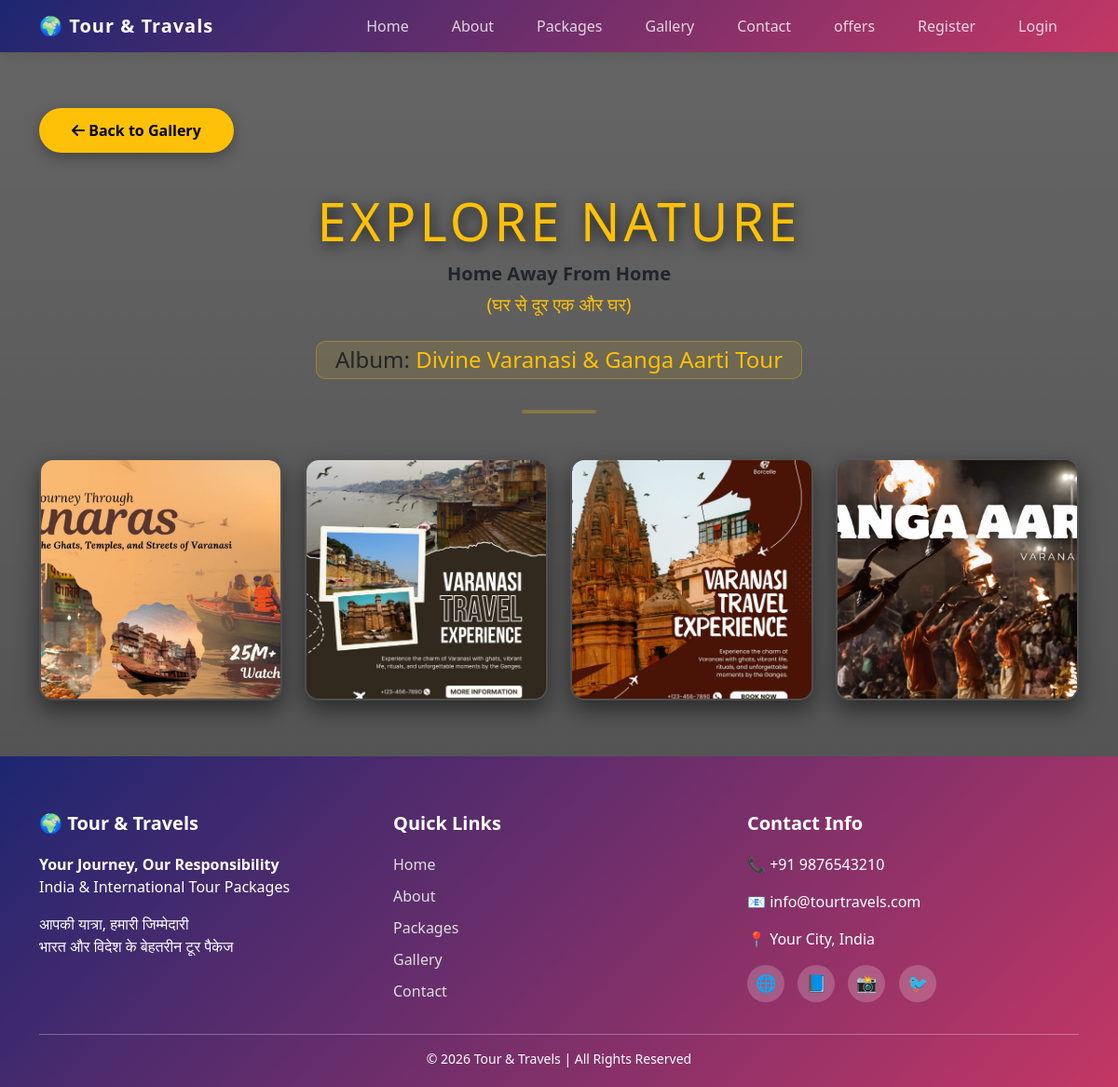
Page /view_gallery.php?package_id=20 on the committed database.
### tables this page shows
CREATE TABLE `packages` (
  `id` int(11) NOT NULL,
  `p_name` varchar(255) NOT NULL,
  `p_location` varchar(100) NOT NULL,
  `p_price` decimal(10,2) NOT NULL,
  `p_transport` varchar(50) DEFAULT NULL,
  `p_transport_image` varchar(255) DEFAULT NULL,
  `p_hotel` varchar(255) DEFAULT NULL,
  `p_hotel_image` varchar(255) DEFAULT NULL,
  `p_description` text DEFAULT NULL,
  `p_image` varchar(255) DEFAULT NULL,
  `created_at` timestamp NOT NULL DEFAULT current_timestamp()
);

CREATE TABLE `gallery` (
  `id` int(11) NOT NULL,
  `package_id` int(11) NOT NULL,
  `image_path` varchar(255) NOT NULL,
  `created_at` timestamp NOT NULL DEFAULT current_timestamp()
);

### view_gallery.php (the view, shortened to what this page needs)
<?php
include "header.php";
$db_name = "tour_travals";
$conn = mysqli_connect("localhost", "root", "", $db_name);
if(isset($_GET['package_id'])) {
    $p_id = intval($_GET['package_id']);
    $p_res = mysqli_query($conn, "SELECT p_name FROM packages WHERE id = $p_id");
    $p_data = mysqli_fetch_assoc($p_res);
} else {
    header("Location: gallery.php");
    exit();
}
?>
<!DOCTYPE html>
<html lang="en">
<head>
    <link href="https://cdn.jsdelivr.net/npm/bootstrap@5.3.2/dist/css/bootstrap.min.css" rel="stylesheet">
    <link rel="stylesheet" href="https://cdnjs.cloudflare.com/ajax/libs/font-awesome/6.0.0/css/all.min.css">
</head>
<body>
<div class="container gallery-wrapper">
    <a href="gallery.php" class="back-btn"><i class="fas fa-arrow-left"></i> Back to Gallery</a>
    <div class="text-center mb-5">
        <h1 class="heading-style display-4">EXPLORE NATURE</h1>
        <p class="mb-1 fw-bold fs-5">Home Away From Home</p>
        <p class="hindi-sub">(घर से दूर एक और घर)</p>
        <div class="mt-4">
            <h4 class="album-name">Album: <span class="text-warning"><?php echo $p_data['p_name']; ?></span></h4>
        </div>
        <hr style="width: 80px; margin: 25px auto; border-top: 4px solid #ffc107; border-radius: 2px;">
    </div>
    <div class="row g-4 justify-content-center">
        <?php
        $g_res = mysqli_query($conn, "SELECT image_path FROM gallery WHERE package_id = $p_id ORDER BY id DESC");
        if(mysqli_num_rows($g_res) > 0) {
            while($g_row = mysqli_fetch_assoc($g_res)) { ?>
                <div class="col-lg-3 col-md-4 col-sm-6">
                    <div class="gallery-item">
                        <img src="admin/<?php echo $g_row['image_path']; ?>" class="img-fluid" alt="Tour View">
                    </div>
                </div>
            <?php }
        } else {
            echo "<div class='col-12 text-center py-5'><h3 class='text-white-50'>No photos found in this album.</h3></div>";
        }
        ?>
    </div>
</div>
<?php include "footer.php"; ?>
</body>
</html>

### view_gallery.php (style rules this page uses)
body { background: linear-gradient(rgba(0, 0, 0, 0.6), rgba(0, 0, 0, 0.7)), url('https://images.unsplash.com/photo-1464822759023-fed622ff2c3b?auto=format&fit=crop&w=1920&q=80'); background-size: cover; background-position: center; background-attachment: fixed; color: #fff; font-family: 'Montserrat', sans-serif; min-height: 100vh; }
.gallery-wrapper { padding: 60px 0; }
.heading-style { font-weight: 800; text-transform: uppercase; letter-spacing: 4px; color: #ffc107; text-shadow: 3px 3px 15px rgba(0,0,0,0.8); }
.gallery-item { border-radius: 15px; overflow: hidden; height: 260px; border: 2px solid rgba(255, 255, 255, 0.1); transition: 0.4s ease-in-out; background: rgba(0,0,0,0.3); box-shadow: 0 10px 25px rgba(0,0,0,0.5); }
.gallery-item img { width: 100%; height: 100%; object-fit: cover; transition: transform 0.6s; }
.back-btn { background: #ffc107; color: #000; font-weight: 700; border-radius: 50px; padding: 12px 35px; text-decoration: none; display: inline-block; transition: 0.3s; margin-bottom: 40px; box-shadow: 0 5px 15px rgba(0,0,0,0.3); }
.hindi-sub { color: #ffc107; font-size: 1.2rem; margin-bottom: 10px; font-weight: 500; }
.album-name { background: rgba(255, 193, 7, 0.1); padding: 5px 20px; border-radius: 10px; display: inline-block; border: 1px solid rgba(255, 193, 7, 0.3); }

### rows in the picture
packages: p_name "Divine Varanasi & Ganga Aarti Tour"
gallery: image_path (picture)
gallery: image_path (picture)
gallery: image_path (picture)
gallery: image_path (picture)
